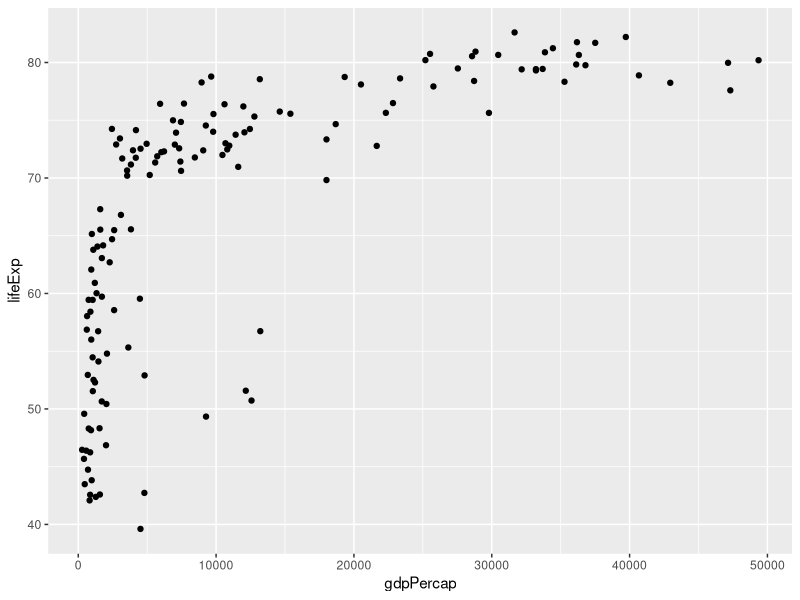
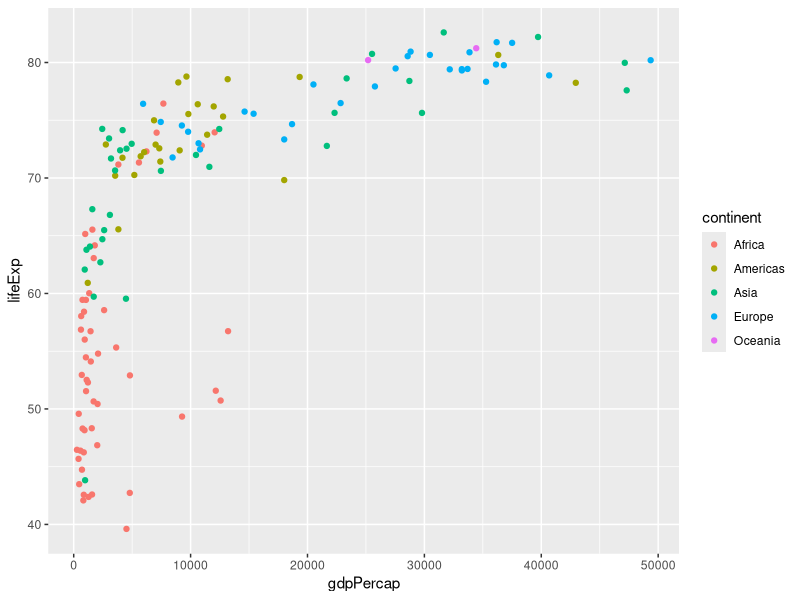
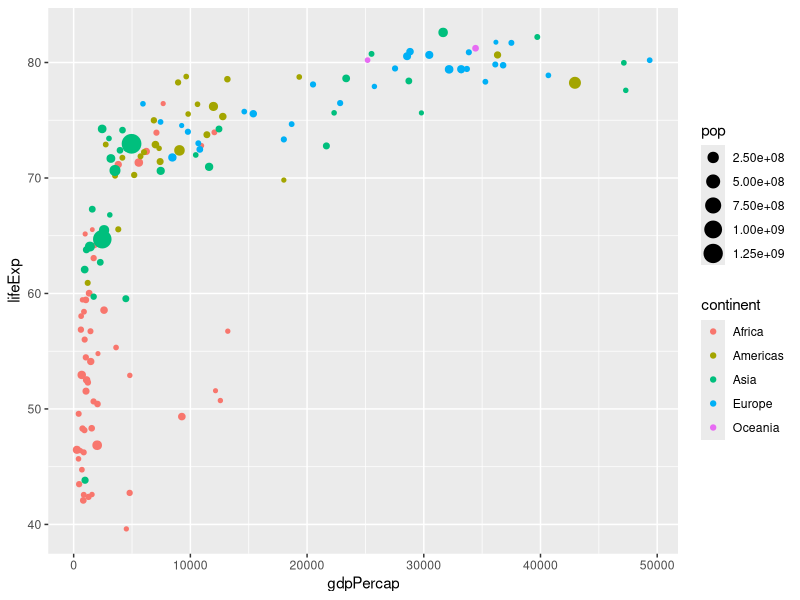

Here is the R script that generated these plots, in order: (Note: this script raises an error after producing the figures.)
# 利用RScripts演示数据分析
# 数据科学与社会研究:基于R和Python的实践 2017年
# 李丁(liding@ruc.edu.cn)
# 中国人民大学社会与人口学院

# 加载后面的分析中需要用到的包
library(dplyr)
library(readr)
library(ggplot2)
library(gganimate)

#读入数据
setwd("/Users/liding/E/Bdata/liding17/2017R/lesson3/")
gapminder <- read.csv("gapminder.csv")

#初步了解数据
names(gapminder)
head(gapminder)
View(gapminder)
dim(gapminder)
table(gapminder$year)

#选择2007年数据进行分析
gap07 <- gapminder %>%
  filter(year == 2007)

# 散点图呈现GDP和预期寿命的关系
qplot(x = gdpPercap, y = lifeExp, data = gap07)

# 分大陆的关系
qplot(x = gdpPercap, y = lifeExp, color = continent, data = gap07)

# 将人口规模信息也放进去
qplot(x = gdpPercap, y = lifeExp, color = continent, size = pop,data = gap07)

# 制作动态图形的方法
getwd()
gapminder_plot <- ggplot(gapminder) +
  aes(x = gdpPercap, y = lifeExp, colour = continent, size = pop,
      frame = year) +
  geom_point(alpha = 0.4) +
  scale_x_log10()
# gapminder_plot
gganimate(gapminder_plot, convert='gm convert', filename = "gapminder-gganimate.gif")
